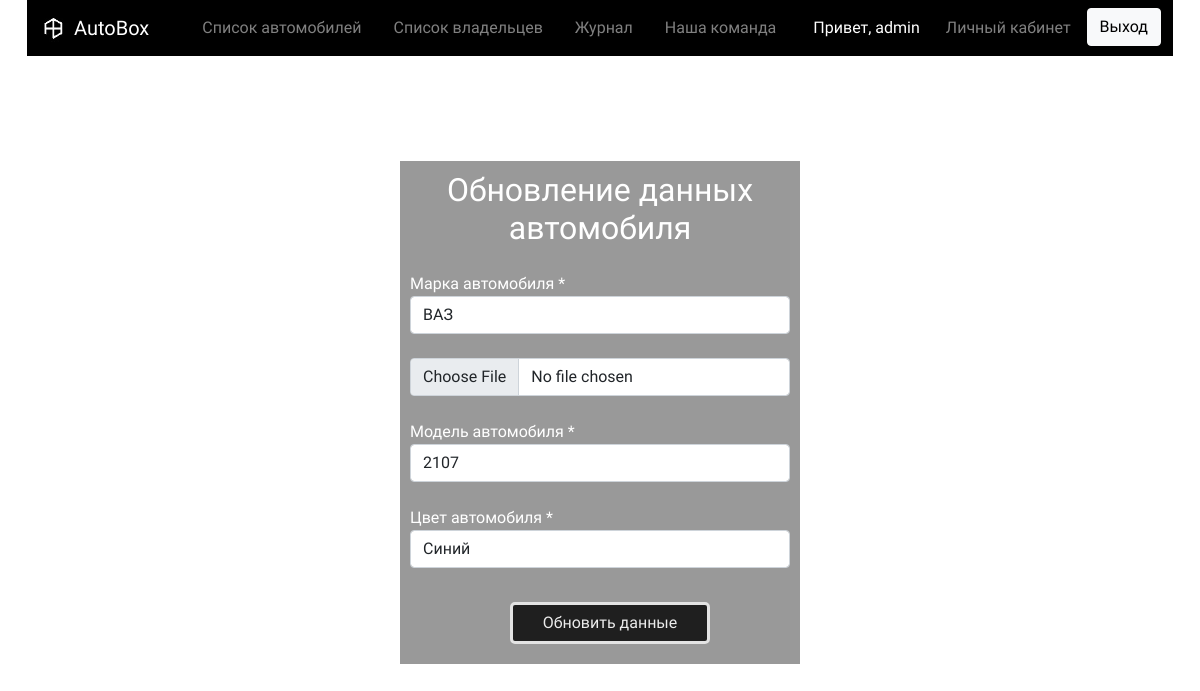
The page /pages/update.php?id=12 (signed in) on the database its author committed.
### tables this page shows
CREATE TABLE `cars` (
  `id` int(11) UNSIGNED NOT NULL,
  `image` varchar(100) NOT NULL,
  `brand` varchar(70) NOT NULL,
  `model` varchar(35) NOT NULL,
  `color` varchar(70) NOT NULL
);

### pages/update.php (the view, shortened to what this page needs)
<?php
$car_id = $_GET['id'];
$db = connect();
$cars = $db -> prepare( "SELECT * FROM cars WHERE id = :id");
$cars -> bindParam(':id',$car_id);
$cars->execute();
$auto = $cars->fetch(PDO::FETCH_ASSOC);
$name_brand = $_GET['name_brand'];
$brands = $db -> prepare( "SELECT * FROM brand WHERE name_brand = :name_brand");
$brands->bindParam(':name_brand', $name_brand);
$brands->execute();
$brand = $brands->fetch(PDO::FETCH_ASSOC);
?>
<!DOCTYPE html>
<html lang="en">
<head>
    <link rel="stylesheet" href="https://stackpath.bootstrapcdn.com/bootstrap/5.0.0-alpha1/css/bootstrap.min.css">
    <link rel="stylesheet" href="../css/style.css">
</head>
<body>
<header>
    <div class="container">
        <nav class="navbar navbar-expand-lg navbar-dark" style="background-color: #000000;">
            <div class="container-fluid">
                <a class="navbar-brand" href="/index.php ">
                    <img src="../img/Logo.jpg" width="30" height="30" class="d-inline-block align-top" loading="lazy">
                    AutoBox</a>
                <nav class="nav">
                    <a class="nav-link" href="/pages/auto.php">Список автомобилей</a>
                    <a class="nav-link" href="/pages/owner.php">Список владельцев</a>
                    <a class="nav-link" href="/pages/journal.php">Журнал </a>
                    <a class="nav-link" href="/pages/team.php">Наша команда</a>
                </nav>
                <ul class="nav justify-content-end">
                    <?php
                    if (!isset($_SESSION['user'])) :
                        ?>
                        <li class="nav-item">
                            <a class="nav-link" href="/pages/auth.php">Вход</a>
                        </li>
                        <li class="nav-item">
                            <button type="button" class="btn btn-light" onclick="window.location.href ='/pages/registration.php'">Регистрация</button>
                        </li>
                    <?php else : ?>
                        <li class="nav-item">
                            <h6 class="hello-title">Привет, <?= $_SESSION['array']['login'] ?></h6>
                        </li>
                        <li class="nav-item"><a class="nav-link" href="/pages/lk.php">Личный кабинет</a>
                        <li>
                        <li class="nav-item">
                            <button type="button" class="btn btn-light" onclick="window.location.href ='/php/logout.php'">Выход</button>
                        </li>
                    <?php endif; ?>
                </ul>
            </div>
        </nav>
    </div>
</header>
<div class="admin">
    <div class="container_reg">
        <form style="margin-top: 55px; background-color: rgba(0, 0, 0, 0.4); padding: 10px" class="register-form" name="register-form" id="register-form" action="../php/change.php" method="post" enctype="multipart/form-data">
            <h2>Обновление данных автомобиля</h2><br>
            <?php if($name_brand) { ?>
            <input type="hidden" name="name_brand" value="<?= $brand['name_brand'] ?>">
            <?php }else { ?>
            <label style="color:white; text-align: left;" for="brand">Марка автомобиля * <span id="br"></span></label>
            <input type="text" class="form-control" name="brand" value="<?= $auto['brand'] ?>" id="br" onBlur="validationBrand()" placeholder="Введите название автомобиля"><br>
            <?php } ?>
            <input type="file" class="form-control" name="image" value="<?= $auto['image'] ?>"><br>
            <label style="color:white; text-align: left;" for="color">Модель автомобиля * <span id="md"></span></label>
            <input type="text" class="form-control" name="model" value="<?= $auto['model'] ?>" id="md" onBlur="validationModel()" placeholder="Введите модель автомобиля"><br>
            <label style="color:white; text-align: left;    " for="color">Цвет автомобиля * <span id="cl"></span></label>
            <input type="text" class="form-control" name="color" value="<?= $auto['color'] ?>" id="cl" onBlur="validationColor()" placeholder="Введите цвет автомобиля"><br>
            <button class="btn-reg" onclick="checkall()" type="submit">Обновить данные</button>
        </form>
    </div>
</div>
</body>
</html>

### css/style.css (style rules this page uses)
body { font-family: 'Quantico', sans-serif; background-image: url("https://aishaspb.ru/uploads/s/c/a/q/caqumwemrsxf/img/full_wukuMGYo.jpg"); background-repeat: no-repeat; background-attachment: fixed; background-position: center; background-size: cover; }
*, *::before, *::after { box-sizing: border-box; }
h1, h2, h3, h4, h5, h6 { margin: 0px; text-align: center; color: #ffffff; }
.container { width: 100%; min-width: 1170px; margin: 0 auto; }
.nav { font-size: 16px; justify-content: center; }
.nav-link { color: gray; }
.container_reg { display: flex; align-items: center; justify-content: center; text-align: center; margin-top: 50px; width: 100%; }
.register-form { display: flex; flex-direction: column; width: 400px; }
.btn-reg { color: white; margin: 10px 100px; padding: 6px; border: 3px solid whitesmoke; background-color: black; width: 200px; border-radius: 5px; opacity: .8; }
.hello-title { margin-top: 10px; margin-right: 10px; }

### rows shown on the page
cars: brand "ВАЗ", model "2107", color "Синий"

### other values the page prints
$_SESSION['array']['login'] "admin"
